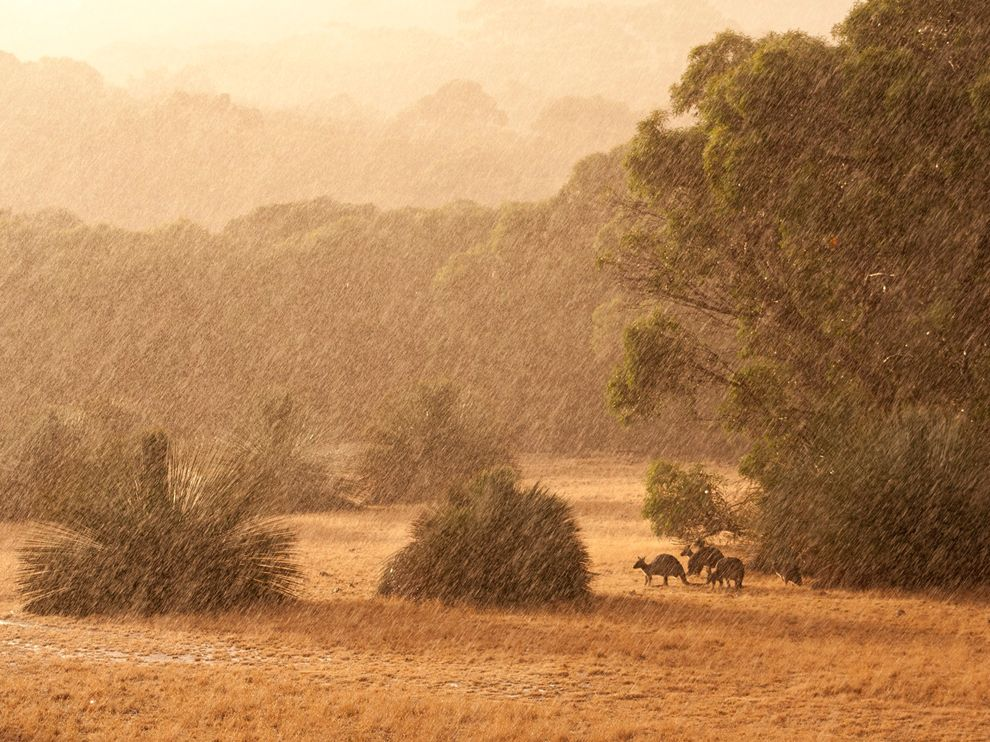
#> input picture kangaroos-rain-australia_71370_990x742.jpg, 990 x 742 px
$ python exercise.py
#> lines starting #> are read from the running program, lines starting #| are printed output that depends on the picture
import cv2

kangaroos = cv2.imread("kangaroos-rain-australia_71370_990x742.jpg", 0)
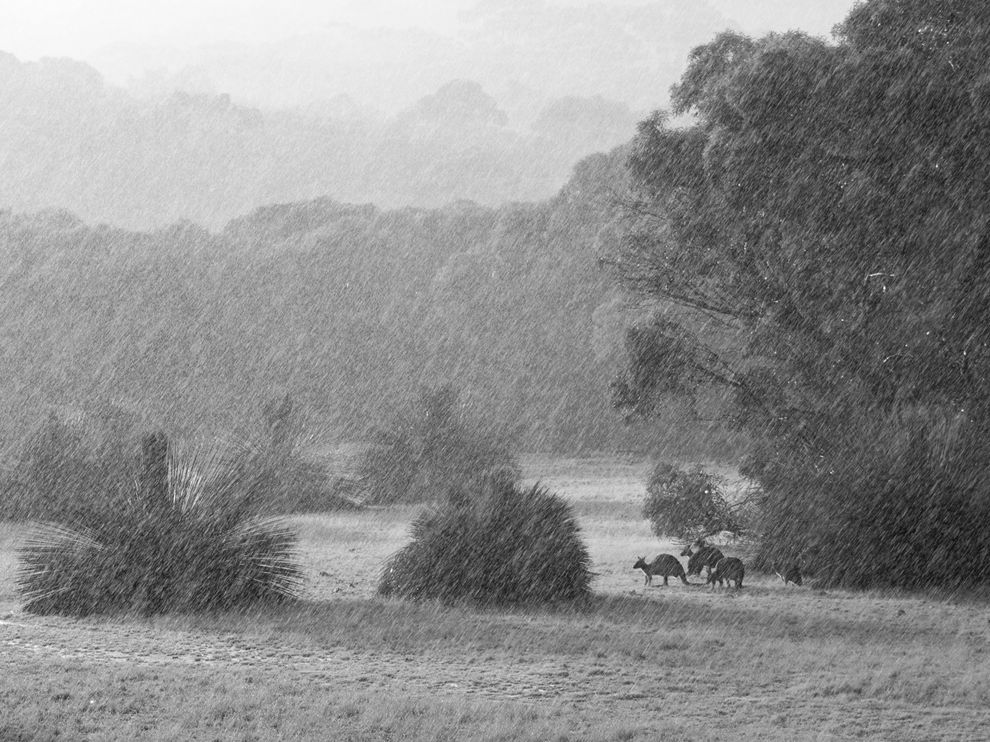
#> kangaroos: shape (742, 990); min 7, max 255, mean 141.3
lighthouse = cv2.imread("Lighthouse.jpg", 0)
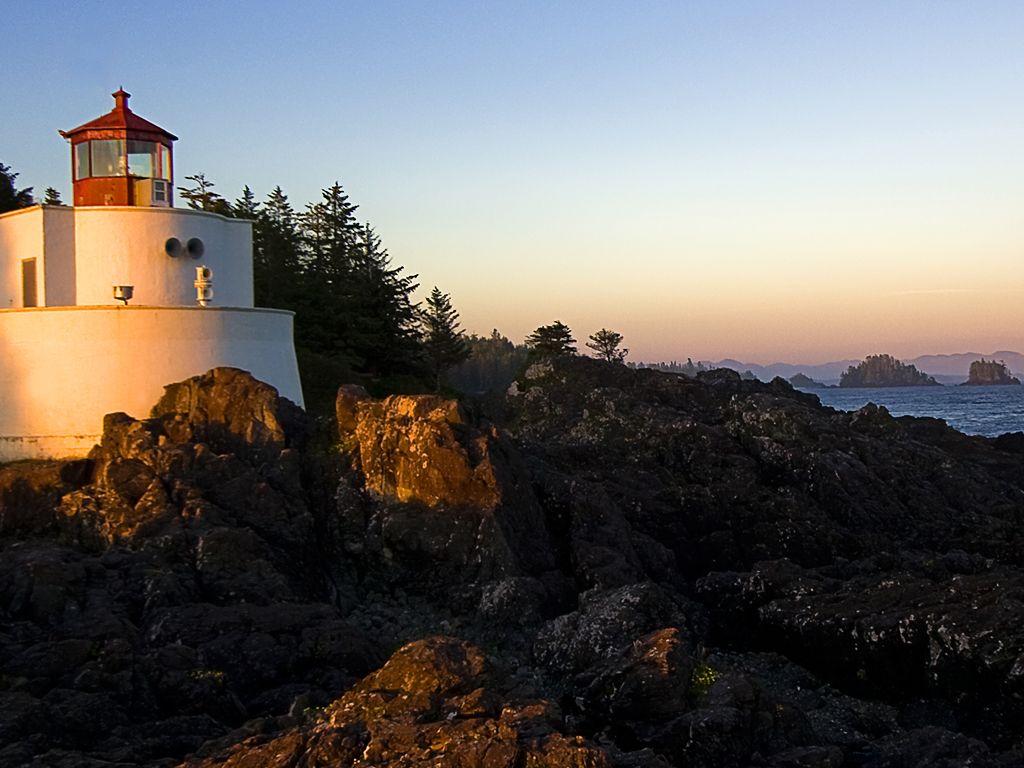
#> input picture Lighthouse.jpg, 1024 x 768 px
#> lighthouse: shape (768, 1024); min 0, max 255, mean 101.6
moon = cv2.imread("Moon sinking, sun rising.jpg", 0)
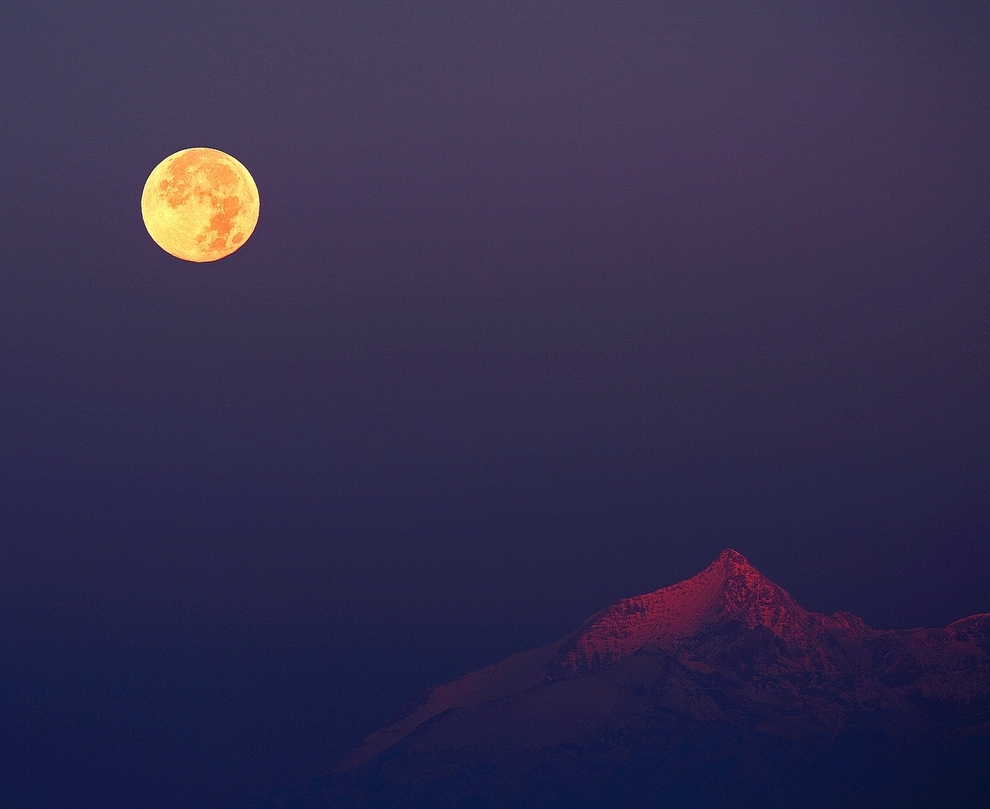
#> input picture Moon sinking, sun rising.jpg, 990 x 809 px
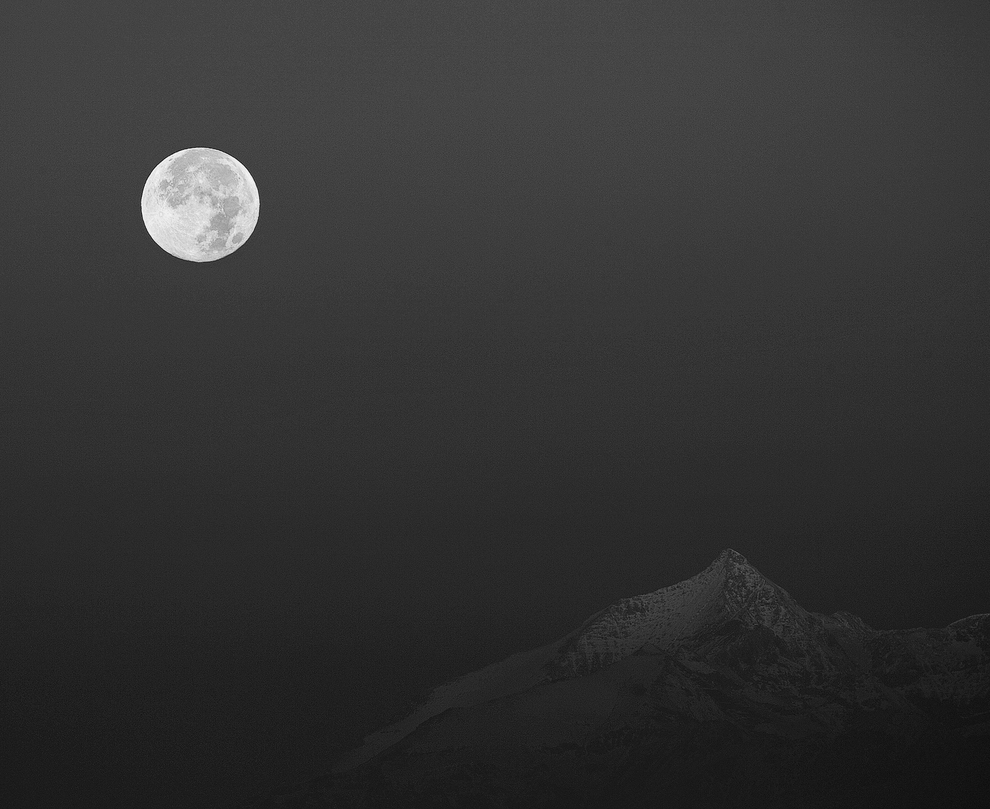
#> moon: shape (809, 990); min 12, max 251, mean 51

kangaroo_resize = cv2.resize(kangaroos,(100,100))
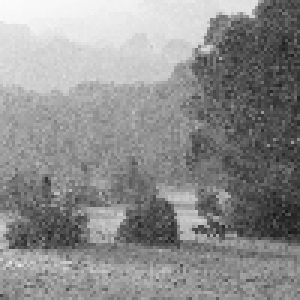
#> kangaroo_resize: shape (100, 100) (shown 3 times larger); min 23, max 251, mean 141.2
lighthouse_resize = cv2.resize(lighthouse, (100,100))
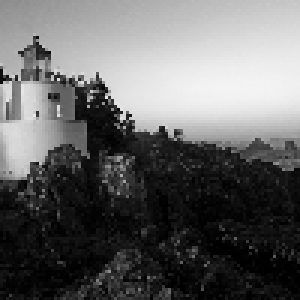
#> lighthouse_resize: shape (100, 100) (shown 3 times larger); min 0, max 244, mean 101.7
moon_resize = cv2.resize(moon, (100,100))
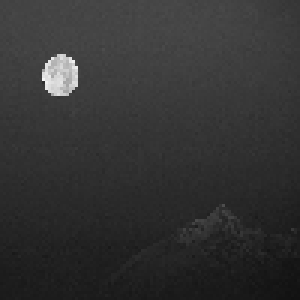
#> moon_resize: shape (100, 100) (shown 3 times larger); min 17, max 244, mean 50.9

cv2.imwrite("kangaroo_resized.jpg", kangaroo_resize)
cv2.imwrite("lighthouse_resized.jpg", lighthouse_resize)
cv2.imwrite("moon_resize.jpg", moon_resize)
